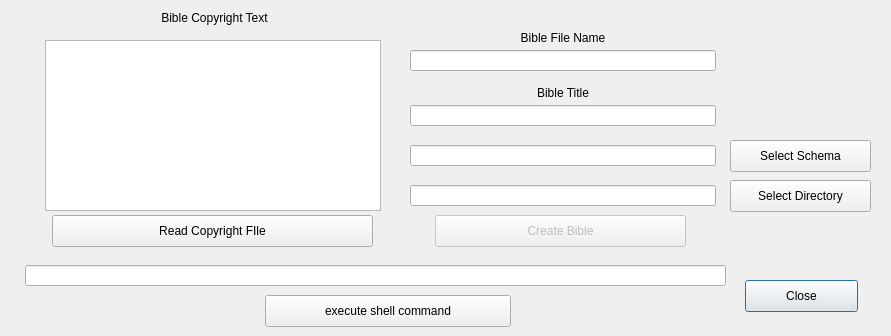
<?xml version="1.0" encoding="UTF-8"?>
<ui version="4.0">
 <class>CreateBibleDialog</class>
 <widget class="QDialog" name="CreateBibleDialog">
  <property name="geometry">
   <rect>
    <x>0</x>
    <y>0</y>
    <width>891</width>
    <height>336</height>
   </rect>
  </property>
  <property name="windowTitle">
   <string>Dialog</string>
  </property>
  <widget class="QPushButton" name="pbClose">
   <property name="geometry">
    <rect>
     <x>745</x>
     <y>280</y>
     <width>113</width>
     <height>32</height>
    </rect>
   </property>
   <property name="text">
    <string>Close</string>
   </property>
  </widget>
  <widget class="QTextEdit" name="teCopyright">
   <property name="geometry">
    <rect>
     <x>45</x>
     <y>40</y>
     <width>336</width>
     <height>171</height>
    </rect>
   </property>
  </widget>
  <widget class="QLabel" name="lblCopyright">
   <property name="geometry">
    <rect>
     <x>49</x>
     <y>10</y>
     <width>331</width>
     <height>16</height>
    </rect>
   </property>
   <property name="text">
    <string>Bible Copyright Text</string>
   </property>
   <property name="alignment">
    <set>Qt::AlignCenter</set>
   </property>
  </widget>
  <widget class="QLineEdit" name="leSchema">
   <property name="geometry">
    <rect>
     <x>410</x>
     <y>145</y>
     <width>306</width>
     <height>21</height>
    </rect>
   </property>
  </widget>
  <widget class="QPushButton" name="pbSelectSchema">
   <property name="geometry">
    <rect>
     <x>730</x>
     <y>140</y>
     <width>141</width>
     <height>32</height>
    </rect>
   </property>
   <property name="text">
    <string>Select Schema</string>
   </property>
  </widget>
  <widget class="QLineEdit" name="leBibleDirectory">
   <property name="geometry">
    <rect>
     <x>410</x>
     <y>185</y>
     <width>306</width>
     <height>21</height>
    </rect>
   </property>
  </widget>
  <widget class="QPushButton" name="pbSelectBibleDirectory">
   <property name="geometry">
    <rect>
     <x>730</x>
     <y>180</y>
     <width>141</width>
     <height>32</height>
    </rect>
   </property>
   <property name="text">
    <string>Select Directory</string>
   </property>
  </widget>
  <widget class="QLineEdit" name="leBibleName">
   <property name="geometry">
    <rect>
     <x>410</x>
     <y>50</y>
     <width>306</width>
     <height>21</height>
    </rect>
   </property>
  </widget>
  <widget class="QLabel" name="lblBibleName">
   <property name="geometry">
    <rect>
     <x>410</x>
     <y>30</y>
     <width>306</width>
     <height>16</height>
    </rect>
   </property>
   <property name="text">
    <string>Bible File Name</string>
   </property>
   <property name="alignment">
    <set>Qt::AlignCenter</set>
   </property>
  </widget>
  <widget class="QPushButton" name="pbCreateBible">
   <property name="enabled">
    <bool>false</bool>
   </property>
   <property name="geometry">
    <rect>
     <x>435</x>
     <y>215</y>
     <width>251</width>
     <height>32</height>
    </rect>
   </property>
   <property name="text">
    <string>Create Bible</string>
   </property>
  </widget>
  <widget class="QLineEdit" name="leshell">
   <property name="geometry">
    <rect>
     <x>25</x>
     <y>265</y>
     <width>701</width>
     <height>21</height>
    </rect>
   </property>
  </widget>
  <widget class="QPushButton" name="pbexec">
   <property name="geometry">
    <rect>
     <x>265</x>
     <y>295</y>
     <width>246</width>
     <height>32</height>
    </rect>
   </property>
   <property name="text">
    <string>execute shell command</string>
   </property>
  </widget>
  <widget class="QPushButton" name="pbReadCopyrightFIle">
   <property name="geometry">
    <rect>
     <x>52</x>
     <y>215</y>
     <width>321</width>
     <height>32</height>
    </rect>
   </property>
   <property name="text">
    <string>Read Copyright FIle</string>
   </property>
  </widget>
  <widget class="QLineEdit" name="leBibleTitle">
   <property name="geometry">
    <rect>
     <x>410</x>
     <y>105</y>
     <width>306</width>
     <height>21</height>
    </rect>
   </property>
  </widget>
  <widget class="QLabel" name="lblBibleName_2">
   <property name="geometry">
    <rect>
     <x>410</x>
     <y>85</y>
     <width>306</width>
     <height>16</height>
    </rect>
   </property>
   <property name="text">
    <string>Bible Title</string>
   </property>
   <property name="alignment">
    <set>Qt::AlignCenter</set>
   </property>
  </widget>
 </widget>
 <resources/>
 <connections/>
</ui>
